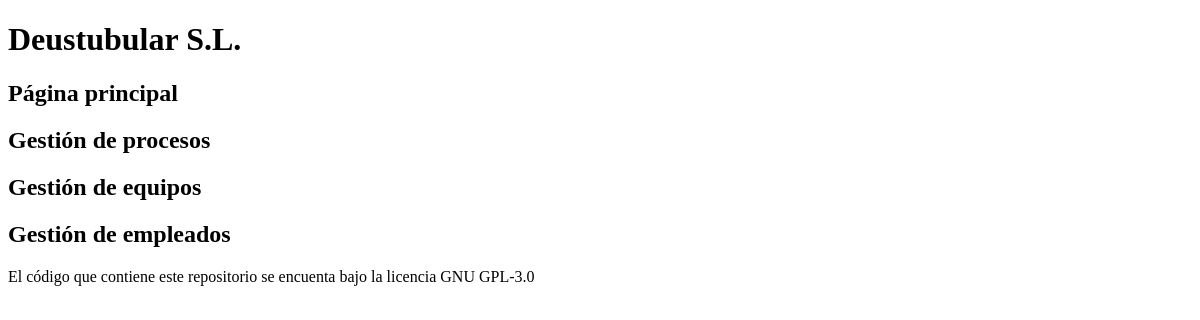
The page /appProduccion/procesos/ on the database as committed earlier.
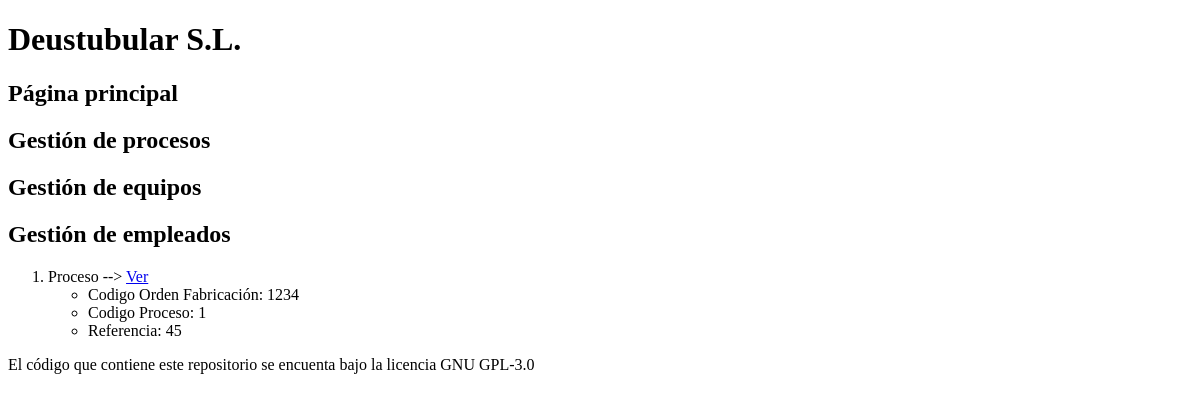
The same page on the database as committed later.
### appProduccion/models.py (models this page shows, shortened)
class Proceso(models.Model):
    codigo_orden_fabricacion = models.CharField(max_length=75)
    """ codigo_proceso Mezcla numeros y letras"""
    codigo_proceso = models.CharField(primary_key=True, max_length=75)
    nombre_proceso = models.CharField(max_length=100)
    """ ref Mezcla numeros y letras"""
    referencia = models.CharField(max_length=75)
    fecha_inicio = models.DateField()
    fecha_fin = models.DateField()
    equipo = models.ForeignKey(Equipo, on_delete=models.CASCADE)
    empleados = models.ManyToManyField(Empleado)

### appProduccion/views.py (the view)
# urls.py: path('procesos/', views.ProcesosListView.as_view(), name='procesos_list'),
class ProcesosListView(ListView):
    model = Proceso
    template_name = 'procesos_list.html'
    queryset = Proceso.objects.order_by('codigo_proceso')
    def get_context_data(self, **kwargs):
        context = super(ProcesosListView, self).get_context_data(**kwargs)
        context['titulo_pagin'] = 'Procesos existentes'
        return context

### appProduccion/Templates/procesos_list.html
{% extends "base.html" %}
{% block contenido %}
<ol>
    {% for pro in proceso_list %}
    <li>
        Proceso --> <a href="{% url 'proceso_detail' pro.codigo_proceso %}">Ver</a>
        <ul>
            <li>Codigo Orden Fabricación: {{ pro.codigo_orden_fabricacion }}</li>
            <li>Codigo Proceso: {{ pro.codigo_proceso }}</li>
            <li>Referencia: {{ pro.referencia }}</li>
        </ul>
    </li>
    {% endfor %}
</ol>
{% endblock %}

Rows that differ between the two databases and show on the page:
added Proceso: codigo_orden_fabricacion "1234", codigo_proceso "1", referencia "45"
